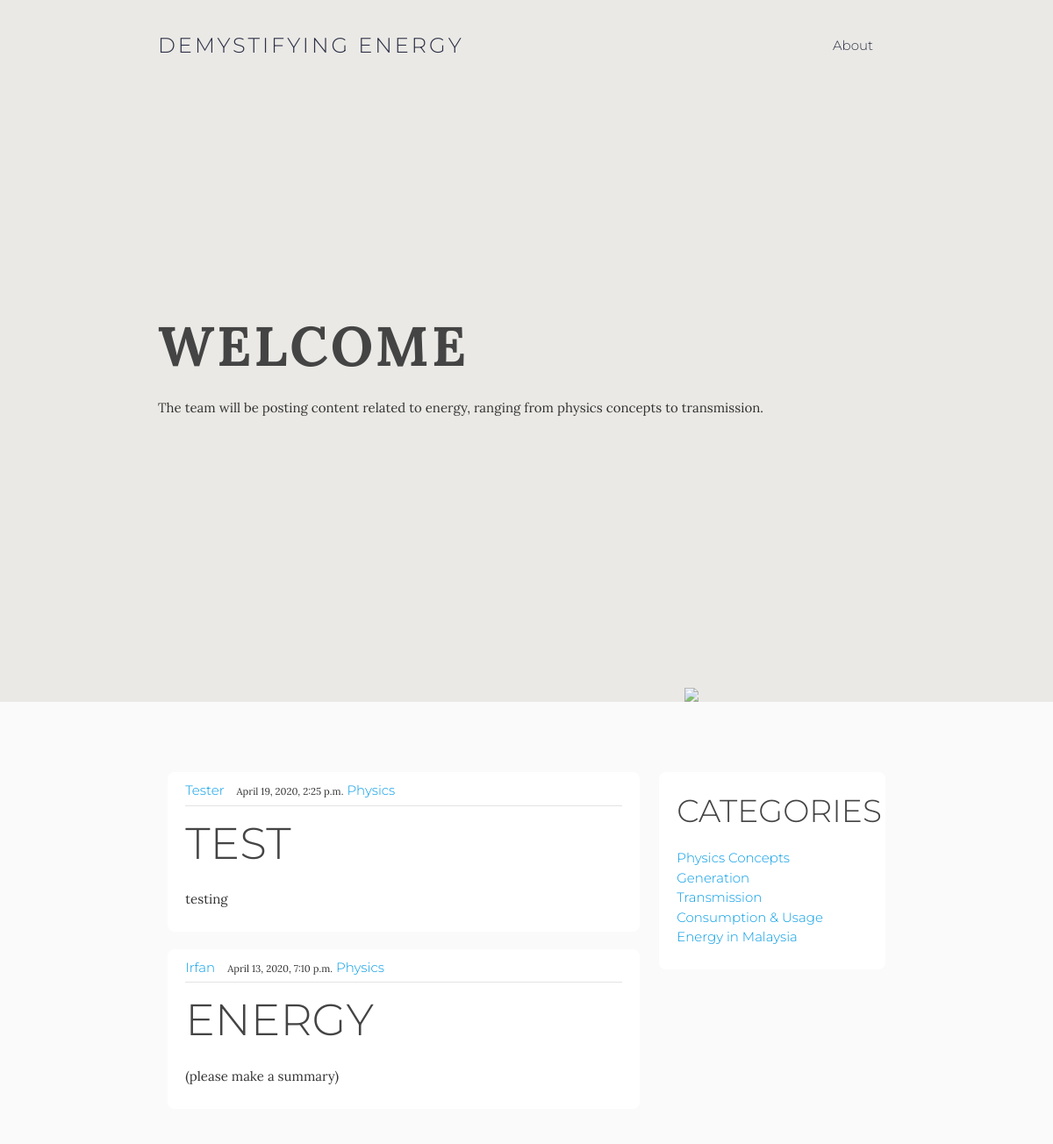
The app's page /, older data.
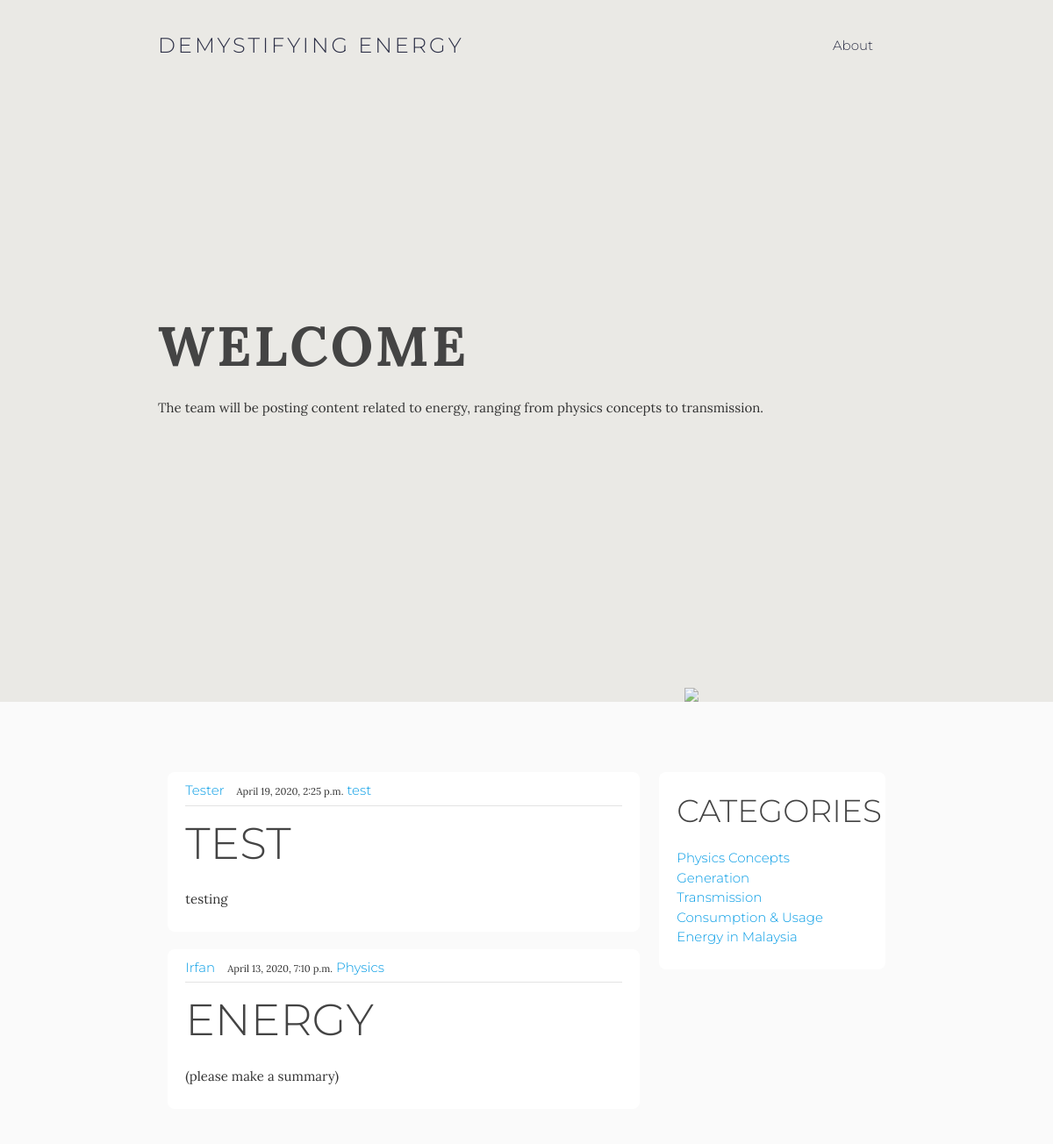
The same page, newer data.
### blog/models.py (models this page shows, shortened)
class Article(models.Model):
    title = models.CharField(max_length=100)
    slug = models.SlugField()
    category = models.ForeignKey('Category', on_delete=models.CASCADE)
    content = RichTextField(config_name = 'default')
    summary = models.CharField(max_length=100)
    datePosted = models.DateTimeField(auto_now_add=True)
    author = models.TextField()
    status = models.IntegerField(choices=STATUS, default=0)
    created_on = models.DateTimeField(auto_now_add=True)
    class Meta:
        ordering = ['-created_on']

class Category(models.Model):
    name = models.CharField(max_length=100)
    slug = models.SlugField(max_length=100, unique=True)
    class Meta:
        ordering = ('name',)
        verbose_name = 'category'
        verbose_name_plural = 'categories'
    def get_absolute_url(self):
        return reverse('blog:list_by_category', args=[self.slug] )
    def __str__(self):
        return self.name

### blog/views.py (the view)
# urls.py: path('', views.home, name='blog-home'),
def home(request):
    articles = Article.objects.all()
    return render(request, 'blog/home.html', {'articles':articles})

### blog/templates/blog/home.html (shortened to what this page needs)
{% extends "blog/base.html" %}
{% load static %}
{% block content %}
<div class="parallax-container">
  <div class="jumbotron jumbotron-fluid">
    <div class="container">
      <h1 class="display-4 lora" id="jumbotron-title">WELCOME</h1>
      <p class="lead">The team will be posting content related to energy, ranging from  physics concepts to transmission.</p>
    </div>
    <img src="{% static 'blog/img/transparent.png' %}" class="background-image">
  </div>
</div>
<main role="main" class="container content">
<div class="row">
    <div class="col s8">
      {% for article in articles %}
        {% if article.status%}
        <article class="media content-section">
            <div class="media-body">
              <div class="article-metadata">
                <a class="mr-2" href="#">{{ article.author }}</a>
                <small class="text-muted">{{ article.datePosted }}</small>
                <a class="mr-2" href="{{article.category.get_absolute_url}}">{{article.category}}</a>
              </div>
              <h2><a class="article-title" href="{% url 'blog:link' slug=article.slug %}">{{ article.title }}</a></h2>
              <p class="article-content">{{ article.summary}}</p>
            </div>
          </article>
        {% endif %}
      {% endfor %}
    </div>
{% endblock content %}

Row changes from the older to the newer data that the page shows:
changed Article "TEST": category "Physics" → "test"
